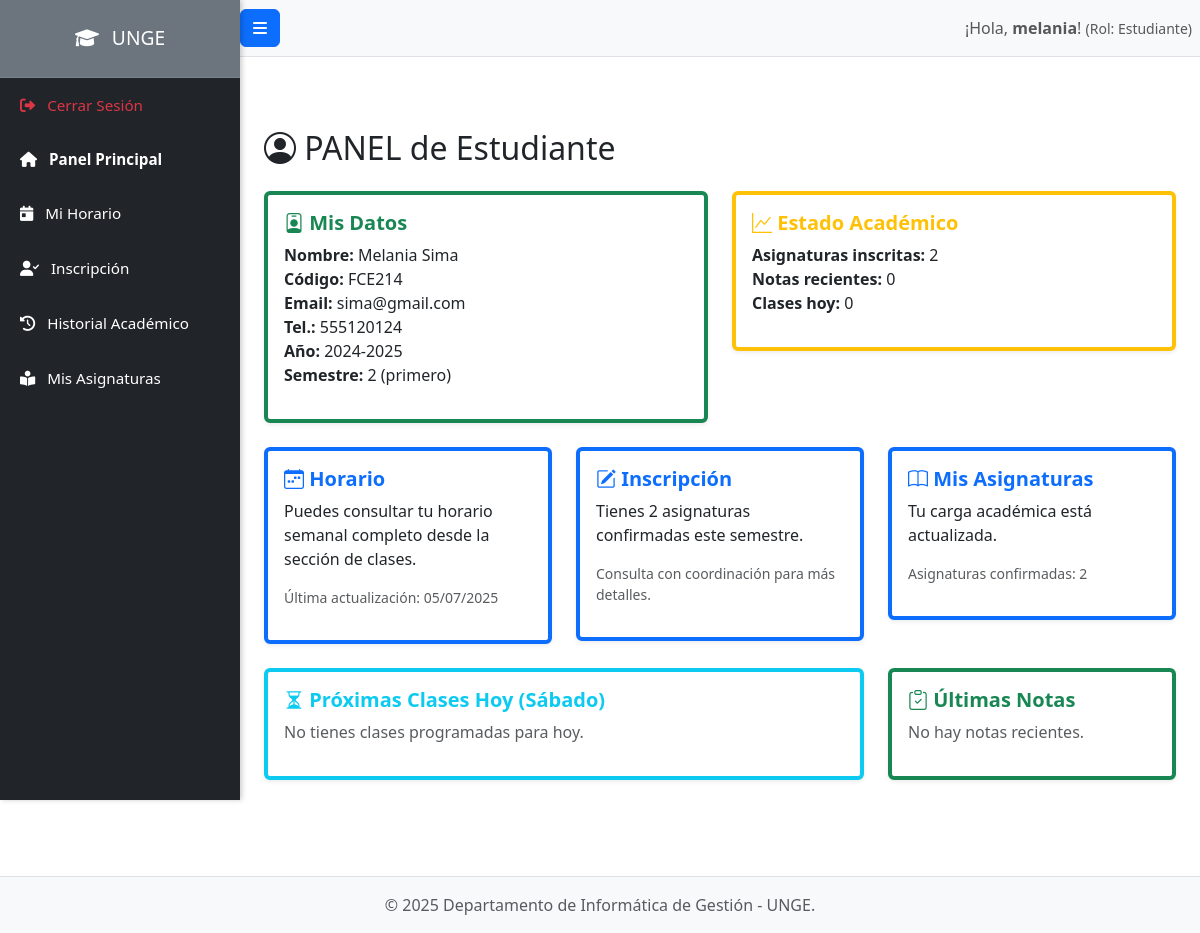
Page /estudiantes/index.php (signed in) on the earlier database version.
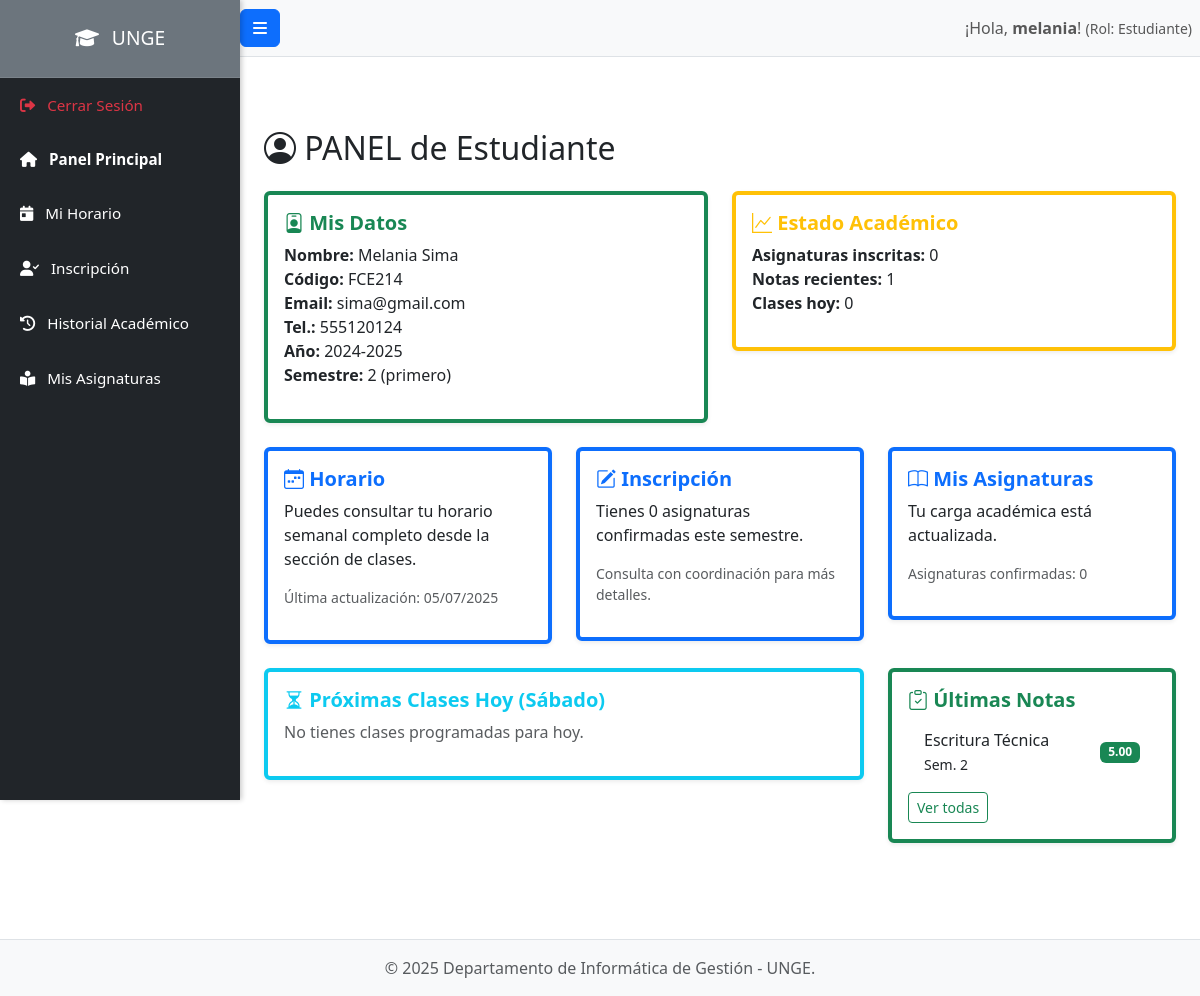
Same page on the later database version.
### tables this page shows
CREATE TABLE `historial_academico` (
  `id` int(11) NOT NULL,
  `id_estudiante` int(11) NOT NULL,
  `id_asignatura` int(11) NOT NULL,
  `id_semestre` int(11) NOT NULL,
  `nota_final` decimal(5,2) NOT NULL,
  `estado_final` enum('APROBADO','REPROBADO') NOT NULL,
  `fecha_actualizacion` datetime DEFAULT current_timestamp()
);

CREATE TABLE `asignaturas` (
  `id` int(11) NOT NULL,
  `nombre_asignatura` varchar(255) NOT NULL,
  `creditos` decimal(4,2) NOT NULL,
  `id_prerequisito` int(11) DEFAULT NULL,
  `id_curso` int(11) DEFAULT NULL,
  `semestre_recomendado` int(11) DEFAULT NULL
);

CREATE TABLE `semestres` (
  `id` int(11) NOT NULL,
  `id_anio_academico` int(11) NOT NULL,
  `numero_semestre` int(11) NOT NULL,
  `fecha_inicio` date NOT NULL,
  `fecha_fin` date NOT NULL,
  `id_curso_asociado_al_semestre` int(11) DEFAULT NULL
);

### estudiantes/index.php (the view, shortened to what the changed rows need)
<?php
require_once '../config/database.php';
$page_title = "PANEL de Estudiante";
include_once '../includes/header.php';
$id_usuario_logueado = $_SESSION['user_id'];
$stmtEstudiante = $pdo->prepare("SELECT u.nombre_completo, u.email, u.telefono, e.id AS estudiante_id, e.codigo_registro FROM usuarios u JOIN estudiantes e ON u.id = e.id_usuario WHERE u.id = :id_usuario_logueado AND u.id_rol = (SELECT id FROM roles WHERE nombre_rol = 'Estudiante')");
$stmtEstudiante->bindParam(':id_usuario_logueado', $id_usuario_logueado, PDO::PARAM_INT);
$stmtEstudiante->execute();
$estudiante_info = $stmtEstudiante->fetch(PDO::FETCH_ASSOC);
$estudiante_id = $estudiante_info['estudiante_id'];
$current_semestre_id = null;
$stmtAnio = $pdo->query("SELECT id, nombre_anio FROM anios_academicos WHERE CURDATE() BETWEEN fecha_inicio AND fecha_fin LIMIT 1");
$anio_activo = $stmtAnio->fetch(PDO::FETCH_ASSOC);
if ($anio_activo) {
    $current_anio_id = $anio_activo['id'];
    $stmtSemestre = $pdo->prepare("SELECT s.id, s.numero_semestre, c.nombre_curso FROM semestres s JOIN cursos c ON s.id_curso_asociado_al_semestre = c.id WHERE s.id_anio_academico = :anio_id AND CURDATE() BETWEEN s.fecha_inicio AND s.fecha_fin LIMIT 1");
    $stmtSemestre->bindParam(':anio_id', $current_anio_id, PDO::PARAM_INT);
    $stmtSemestre->execute();
    $semestre_actual = $stmtSemestre->fetch(PDO::FETCH_ASSOC);
    if ($semestre_actual) {
        $current_semestre_id = $semestre_actual['id'];
    }
}
$total_asignaturas_inscritas = 0;
if ($current_semestre_id) {
    $stmt = $pdo->prepare("SELECT COUNT(id) FROM inscripciones_estudiantes WHERE id_estudiante = :estudiante_id AND id_semestre = :semestre_id AND confirmada = 1");
    $stmt->bindParam(':estudiante_id', $estudiante_id);
    $stmt->bindParam(':semestre_id', $current_semestre_id);
    $stmt->execute();
    $total_asignaturas_inscritas = $stmt->fetchColumn();
}
$proximas_clases_hoy = [];
$dia_semana_actual = date('N');
$dia_nombre = ['','Lunes','Martes','Miércoles','Jueves','Viernes','Sábado','Domingo'][$dia_semana_actual];
if ($current_semestre_id && $dia_nombre) {
    $stmt = $pdo->prepare("SELECT h.hora_inicio, h.hora_fin, a.nombre_asignatura, u.nombre_completo AS profesor_nombre, au.nombre_aula, c.nombre_curso, h.turno FROM horarios h JOIN asignaturas a ON h.id_asignatura = a.id JOIN profesores p ON h.id_profesor = p.id JOIN usuarios u ON p.id_usuario = u.id JOIN aulas au ON h.id_aula = au.id JOIN cursos c ON h.id_curso = c.id JOIN inscripciones_estudiantes ie ON ie.id_asignatura = a.id AND ie.id_semestre = h.id_semestre WHERE ie.id_estudiante = :id_estudiante AND h.id_semestre = :id_semestre AND h.dia_semana = :dia_semana AND h.hora_inicio >= CURTIME() ORDER BY h.hora_inicio LIMIT 3");
    $stmt->execute([':id_estudiante' => $estudiante_id, ':id_semestre' => $current_semestre_id, ':dia_semana' => $dia_nombre]);
    $proximas_clases_hoy = $stmt->fetchAll(PDO::FETCH_ASSOC);
}
$stmt = $pdo->prepare("SELECT ha.nota_final, ha.estado_final, a.nombre_asignatura, s.numero_semestre FROM historial_academico ha JOIN asignaturas a ON ha.id_asignatura = a.id JOIN semestres s ON ha.id_semestre = s.id WHERE ha.id_estudiante = :id_estudiante ORDER BY ha.fecha_actualizacion DESC LIMIT 3");
$stmt->execute([':id_estudiante' => $estudiante_id]);
$ultimas_notas = $stmt->fetchAll(PDO::FETCH_ASSOC);
?>
<div class="content" id="content">
    <div class="container py-5">
        <h2 class="mb-4"><i class="bi bi-person-circle"> </i> <?=$page_title?></h2>
        <div class="row">
            <div class="col-md-6 mb-4">
                <div class="card border-start border-warning border-4 shadow-sm">
                    <div class="card-body">
                        <h5 class="card-title text-warning"><i class="bi bi-graph-up"></i> Estado Académico</h5>
                        <p><strong>Asignaturas inscritas:</strong> <?= $total_asignaturas_inscritas ?><br>
                        <strong>Notas recientes:</strong> <?= count($ultimas_notas) ?><br>
                        <strong>Clases hoy:</strong> <?= count($proximas_clases_hoy) ?></p>
                    </div>
                </div>
            </div>
<div class="col-md-4 mb-4">
    <div class="card border-start border-primary border-4 shadow-sm">
        <div class="card-body">
            <h5 class="card-title text-primary"><i class="bi bi-pencil-square"></i> Inscripción</h5>
            <p class="card-text">Tienes <?= $total_asignaturas_inscritas ?> asignaturas confirmadas este semestre.</p>
            <p class="text-muted small">Consulta con coordinación para más detalles.</p>
        </div>
    </div>
</div>
<div class="col-md-4 mb-4">
    <div class="card border-start border-primary border-4 shadow-sm">
        <div class="card-body">
            <h5 class="card-title text-primary"><i class="bi bi-book"></i> Mis Asignaturas</h5>
            <p class="card-text">Tu carga académica está actualizada.</p>
            <p class="text-muted small">Asignaturas confirmadas: <?= $total_asignaturas_inscritas ?></p>
        </div>
    </div>
</div>
            <div class="col-md-4 mb-4">
                <div class="card border-start border-success border-4 shadow-sm">
                    <div class="card-body">
                        <h5 class="card-title text-success"><i class="bi bi-clipboard-check"></i> Últimas Notas</h5>
                        <?php if ($ultimas_notas): ?>
                            <ul class="list-group list-group-flush">
                                <?php foreach ($ultimas_notas as $nota): ?>
                                    <li class="list-group-item d-flex justify-content-between align-items-center">
                                        <span><?= $nota['nombre_asignatura'] ?><br><small>Sem. <?= $nota['numero_semestre'] ?></small></span>
                                        <span class="badge bg-<?= $nota['estado_final'] == 'APROBADO' ? 'success' : 'danger' ?>"><?= $nota['nota_final'] ?></span>
                                    </li>
                                <?php endforeach; ?>
                            </ul>
                            <a href="historial_academico.php" class="btn btn-outline-success btn-sm mt-2">Ver todas</a>
                        <?php else: ?>
                            <p class="text-muted">No hay notas recientes.</p>
                        <?php endif; ?>
                    </div>
                </div>
            </div>
        </div>
    </div>
</div>
<?php include_once '../includes/footer.php'; ?>

Differences in the rows shown:
added historial_academico: id_asignatura.nombre_asignatura "Escritura Técnica", id_semestre.numero_semestre "2", nota_final "5.00"
Other differences:
$total_asignaturas_inscritas: "2" → "0"
count($ultimas_notas): "0" → "1"
text no longer shown: "No hay notas recientes."
text now shown: "Ver todas"
